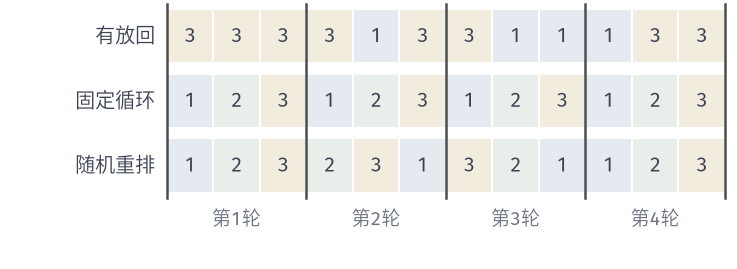

Reproduce this figure in Python.
from pathlib import Path
import sys
ROOT = next(p for p in Path(__file__).resolve().parents if (p/'build.sh').is_file() and (p/'tex/book.tex').is_file())
sys.path.insert(0, str(ROOT/'figures/00-shared/mathematical-preliminaries-upper/00-shared/comprehension-figures'))
from support import figure, save, BLUE, GREEN, YELLOW, RED, PURPLE, INK, MUTED, GRID, BLUE_FILL, GREEN_FILL, YELLOW_FILL, RED_FILL, PURPLE_FILL
import numpy as np
HERE = Path(__file__).resolve().parent
STROKE = '#4C4D4F'
# 贯穿例：f_i(x)=a_i(x-b_i)^2/2，a=(1,2,3)，b=(-3,0,3)；f(x)=(x-1)^2+5，x*=1。
A = np.array([1., 2., 3.]); B = np.array([-3., 0., 3.])
def gi(x): return A*(x-B)
def panel(fig, left, right, top, bottom, wspace=.3, hspace=.2):
    fig.set_layout_engine(None)
    fig.subplots_adjust(left=left, right=right, top=top, bottom=bottom, wspace=wspace, hspace=hspace)
def tag(fig, ax, s, y=.05):
    p = ax.get_position(); fig.text((p.x0+p.x1)/2, y, s, ha='center', va='top')

rng=np.random.default_rng(13)
N,E=3,4
wr=rng.integers(1,4,size=N*E)
cy=np.tile([1,2,3],E)
rr=np.concatenate([rng.permutation([1,2,3]) for _ in range(E)])
fig,ax=figure(width_mm=104,height_mm=38)
fig.set_layout_engine(None); fig.subplots_adjust(left=.22,right=.99,top=.99,bottom=.12)
col={1:BLUE_FILL,2:GREEN_FILL,3:YELLOW_FILL}
names=['有放回','固定循环','随机重排']
for r,(row,nm) in enumerate(zip([wr,cy,rr],names)):
    y=2-r
    for t,v in enumerate(row):
        ax.add_patch(__import__('matplotlib').patches.Rectangle((t,y+.08),1,.84,fc=col[int(v)],ec='white',lw=.8))
        ax.text(t+.5,y+.5,str(int(v)),ha='center',va='center',fontsize=8)
    ax.text(-.25,y+.5,nm,ha='right',va='center',fontsize=8)
for k in range(E+1):
    ax.plot([k*N,k*N],[0,3],color=STROKE,lw=1.0)
for k in range(E):
    ax.text(k*N+N/2,-.32,f'第{k+1}轮',ha='center',va='center',fontsize=7.5,color=MUTED)
ax.set_xlim(-.1,N*E+.1); ax.set_ylim(-.6,3.02); ax.axis('off')
save(fig,HERE,'figure',{'seed':13,'with_replacement':wr.tolist(),'reshuffle':rr.tolist()})
